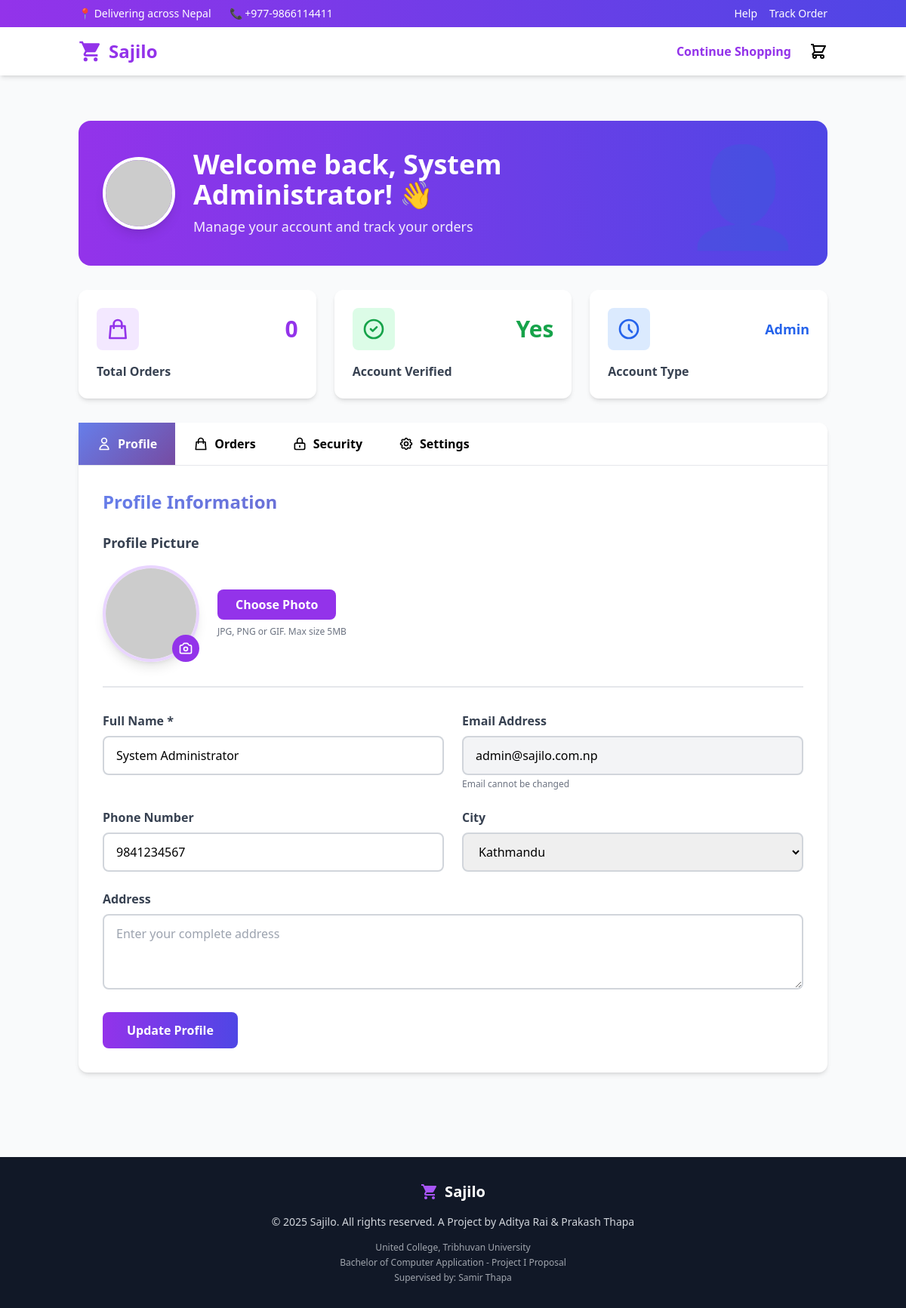
The app's page /account.php (signed in) with its own data.
### tables this page shows
CREATE TABLE `users` (
  `user_id` int(11) NOT NULL,
  `username` varchar(50) NOT NULL,
  `email` varchar(100) NOT NULL,
  `password` varchar(255) NOT NULL,
  `full_name` varchar(100) NOT NULL,
  `phone` varchar(15) DEFAULT NULL,
  `role` enum('buyer','seller','admin') DEFAULT 'buyer',
  `address` text DEFAULT NULL,
  `city` varchar(50) DEFAULT NULL,
  `profile_image` varchar(255) DEFAULT 'default-avatar.png',
  `is_verified` tinyint(1) DEFAULT 0,
  `verification_token` varchar(255) DEFAULT NULL,
  `reset_token` varchar(255) DEFAULT NULL,
  `reset_token_expiry` datetime DEFAULT NULL,
  `created_at` timestamp NOT NULL DEFAULT current_timestamp(),
  `updated_at` timestamp NOT NULL DEFAULT current_timestamp() ON UPDATE current_timestamp()
);

### config/database.php (called while the page is built, shortened)
<?php
$conn = null;
function db_execute($sql, $types = "", $params = []) {
    global $conn;
    $stmt = $conn->prepare($sql);
    if (!empty($types) && !empty($params)) {
        $stmt->bind_param($types, ...$params);
    }
    if (!$stmt->execute()) {
        error_log("Execute failed: " . $stmt->error);
        return false;
    }
    return $stmt;
}
function db_fetch_one($sql, $types = "", $params = []) {
    $stmt = db_execute($sql, $types, $params);
    $result = $stmt->get_result();
    $row = $result->fetch_assoc();
    return $row;
}
function db_fetch_all($sql, $types = "", $params = []) {
    $stmt = db_execute($sql, $types, $params);
    $result = $stmt->get_result();
    $rows = $result->fetch_all(MYSQLI_ASSOC);
    return $rows;
}
?>

### includes/session.php (called while the page is built, shortened)
<?php
function is_logged_in() {
    return isset($_SESSION['user_id']) && !empty($_SESSION['user_id']);
}
function get_user_id() {
    return $_SESSION['user_id'] ?? null;
}
function get_user() {
    $sql = "SELECT * FROM users WHERE user_id = ?";
    return db_fetch_one($sql, "i", [get_user_id()]);
}
?>

### includes/functions.php (called while the page is built, shortened)
<?php
function clean($string) {
    return htmlspecialchars($string, ENT_QUOTES, 'UTF-8');
}
?>

### account.php (the view, shortened to what this page needs)
<?php
$user_id = get_user_id();
$user = get_user();
$sql = "SELECT * FROM orders WHERE buyer_id = ? ORDER BY created_at DESC LIMIT 5";
$recent_orders = db_fetch_all($sql, "i", [$user_id]);
?>
<!DOCTYPE html>
<html lang="en">
<head>
    <script src="https://cdn.tailwindcss.com"></script>
</head>
<body class="bg-gray-50">
    <header class="bg-white shadow-md fixed top-0 left-0 right-0 z-50">
        <div class="bg-gradient-to-r from-purple-600 to-indigo-600 text-white py-2">
            <div class="container mx-auto px-4 flex justify-between items-center text-sm">
                <div class="flex items-center gap-6">
                    <span class="hidden md:inline">📍 Delivering across Nepal</span>
                    <span class="hidden md:inline">📞 +977-9866114411</span>
                </div>
                <div class="flex items-center gap-4">
                    <a href="#" class="hover:underline">Help</a>
                    <a href="#" class="hover:underline">Track Order</a>
                </div>
            </div>
        </div>
        <nav class="container mx-auto px-4 py-4">
            <div class="flex items-center justify-between">
                <a href="project.php" class="flex items-center gap-2 text-2xl font-bold text-purple-600">
                    <span>Sajilo</span>
                </a>
                <div class="flex items-center gap-6">
                    <a href="project.php" class="text-purple-600 hover:underline font-semibold">Continue Shopping</a>
                    <a href="cart.php" class="flex items-center hover:text-purple-600 transition relative">
                        <svg class="w-6 h-6" fill="none" stroke="currentColor" viewBox="0 0 24 24">
                            <path stroke-linecap="round" stroke-linejoin="round" stroke-width="2" d="M3 3h2l.4 2M7 13h10l4-8H5.4M7 13L5.4 5M7 13l-2.293 2.293c-.63.63-.184 1.707.707 1.707H17m0 0a2 2 0 100 4 2 2 0 000-4zm-8 2a2 2 0 11-4 0 2 2 0 014 0z"/>
                        </svg>
                    </a>
                </div>
            </div>
        </nav>
    </header>
    <div class="h-32"></div>
    <div class="container mx-auto px-4 py-8">
        <div class="max-w-6xl mx-auto">
            <div class="account-section bg-gradient-to-r from-purple-600 to-indigo-600 rounded-2xl p-8 mb-8 text-white">
                <div class="flex items-center justify-between">
                    <div class="flex items-center gap-6">
                        <img src="<?= !empty($user['profile_image']) && $user['profile_image'] !== 'default-avatar.png' ? UPLOADS_URL . '/' . $user['profile_image'] : 'https://ui-avatars.com/api/?name=' . urlencode($user['full_name']) . '&size=150&background=ffffff&color=667eea&bold=true' ?>"
                             alt="Profile"
                             class="w-20 h-20 md:w-24 md:h-24 rounded-full border-4 border-white shadow-lg object-cover">
                        <div>
                            <h1 class="text-3xl md:text-4xl font-bold mb-2">Welcome back, <?= clean($user['full_name']) ?>! 👋</h1>
                            <p class="text-lg opacity-90">Manage your account and track your orders</p>
                        </div>
                    </div>
                    <div class="hidden lg:block text-9xl opacity-20">👤</div>
                </div>
            </div>
            <div class="account-section grid grid-cols-1 md:grid-cols-3 gap-6 mb-8">
                <div class="bg-white rounded-xl shadow-md p-6">
                    <div class="flex items-center justify-between mb-4">
                        <div class="bg-purple-100 p-3 rounded-lg">
                            <svg class="w-8 h-8 text-purple-600" fill="none" stroke="currentColor" viewBox="0 0 24 24">
                                <path stroke-linecap="round" stroke-linejoin="round" stroke-width="2" d="M16 11V7a4 4 0 00-8 0v4M5 9h14l1 12H4L5 9z"/>
                            </svg>
                        </div>
                        <span class="text-3xl font-bold text-purple-600"><?= count($recent_orders) ?></span>
                    </div>
                    <h3 class="font-semibold text-gray-700">Total Orders</h3>
                </div>
                <div class="bg-white rounded-xl shadow-md p-6">
                    <div class="flex items-center justify-between mb-4">
                        <div class="bg-green-100 p-3 rounded-lg">
                            <svg class="w-8 h-8 text-green-600" fill="none" stroke="currentColor" viewBox="0 0 24 24">
                                <path stroke-linecap="round" stroke-linejoin="round" stroke-width="2" d="M9 12l2 2 4-4m6 2a9 9 0 11-18 0 9 9 0 0118 0z"/>
                            </svg>
                        </div>
                        <span class="text-3xl font-bold text-green-600"><?= $user['is_verified'] ? 'Yes' : 'No' ?></span>
                    </div>
                    <h3 class="font-semibold text-gray-700">Account Verified</h3>
                </div>
                <div class="bg-white rounded-xl shadow-md p-6">
                    <div class="flex items-center justify-between mb-4">
                        <div class="bg-blue-100 p-3 rounded-lg">
                            <svg class="w-8 h-8 text-blue-600" fill="none" stroke="currentColor" viewBox="0 0 24 24">
                                <path stroke-linecap="round" stroke-linejoin="round" stroke-width="2" d="M12 8v4l3 3m6-3a9 9 0 11-18 0 9 9 0 0118 0z"/>
                            </svg>
                        </div>
                        <span class="text-lg font-bold text-blue-600"><?= ucfirst($user['role']) ?></span>
                    </div>
                    <h3 class="font-semibold text-gray-700">Account Type</h3>
                </div>
            </div>
            <div class="account-section bg-white rounded-xl shadow-md mb-8">
                <div class="flex flex-wrap border-b overflow-x-auto">
                    <button class="tab-btn active px-6 py-4 font-semibold transition" data-tab="profile">
                        <span class="flex items-center gap-2">
                            <svg class="w-5 h-5" fill="none" stroke="currentColor" viewBox="0 0 24 24">
                                <path stroke-linecap="round" stroke-linejoin="round" stroke-width="2" d="M16 7a4 4 0 11-8 0 4 4 0 018 0zM12 14a7 7 0 00-7 7h14a7 7 0 00-7-7z"/>
                            </svg>
                            Profile
                        </span>
                    </button>
                    <button class="tab-btn px-6 py-4 font-semibold transition hover:bg-gray-50" data-tab="orders">
                        <span class="flex items-center gap-2">
                            <svg class="w-5 h-5" fill="none" stroke="currentColor" viewBox="0 0 24 24">
                                <path stroke-linecap="round" stroke-linejoin="round" stroke-width="2" d="M16 11V7a4 4 0 00-8 0v4M5 9h14l1 12H4L5 9z"/>
                            </svg>
                            Orders
                        </span>
                    </button>
                    <button class="tab-btn px-6 py-4 font-semibold transition hover:bg-gray-50" data-tab="security">
                        <span class="flex items-center gap-2">
                            <svg class="w-5 h-5" fill="none" stroke="currentColor" viewBox="0 0 24 24">
                                <path stroke-linecap="round" stroke-linejoin="round" stroke-width="2" d="M12 15v2m-6 4h12a2 2 0 002-2v-6a2 2 0 00-2-2H6a2 2 0 00-2 2v6a2 2 0 002 2zm10-10V7a4 4 0 00-8 0v4h8z"/>
                            </svg>
                            Security
                        </span>
                    </button>
                    <button class="tab-btn px-6 py-4 font-semibold transition hover:bg-gray-50" data-tab="settings">
                        <span class="flex items-center gap-2">
                            Settings
                        </span>
                    </button>
                </div>
                <div id="profile-tab" class="tab-content active p-8">
                    <h2 class="text-2xl font-bold gradient-text mb-6">Profile Information</h2>
                    <div class="mb-8 pb-8 border-b-2 border-gray-200">
                        <h3 class="text-lg font-bold text-gray-700 mb-4">Profile Picture</h3>
                        <div class="flex flex-col md:flex-row items-center gap-6">
                            <div class="relative">
                                <img id="profilePreview"
                                     src="<?= !empty($user['profile_image']) && $user['profile_image'] !== 'default-avatar.png' ? UPLOADS_URL . '/' . $user['profile_image'] : 'https://ui-avatars.com/api/?name=' . urlencode($user['full_name']) . '&size=200&background=667eea&color=fff&bold=true' ?>"
                                     alt="Profile Picture"
                                     class="w-32 h-32 rounded-full object-cover border-4 border-purple-200 shadow-lg">
                                <div class="absolute bottom-0 right-0 bg-purple-600 rounded-full p-2 cursor-pointer hover:bg-purple-700 transition" onclick="document.getElementById('profileImageInput').click()">
                                </div>
                            </div>
                            <div class="flex-1">
                                <form method="POST" action="" enctype="multipart/form-data" id="profileImageForm">
                                    <div class="space-y-2">
                                        <button type="button" onclick="document.getElementById('profileImageInput').click()"
                                                class="bg-purple-600 text-white px-6 py-2 rounded-lg font-semibold hover:bg-purple-700 transition">
                                            Choose Photo
                                        </button>
                                    </div>
                                    <p class="text-xs text-gray-500 mt-2">JPG, PNG or GIF. Max size 5MB</p>
                                </form>
                            </div>
                        </div>
                    </div>
                    <form method="POST" action="" class="space-y-6">
                        <div class="grid md:grid-cols-2 gap-6">
                            <div>
                                <label class="block text-gray-700 font-semibold mb-2">Full Name *</label>
                                <input type="text" name="full_name" value="<?= clean($user['full_name']) ?>" required
                                    class="w-full px-4 py-3 border-2 border-gray-300 rounded-lg focus:outline-none focus:border-purple-500 transition">
                            </div>
                            <div>
                                <label class="block text-gray-700 font-semibold mb-2">Email Address</label>
                                <input type="email" value="<?= clean($user['email']) ?>" disabled
                                    class="w-full px-4 py-3 border-2 border-gray-300 rounded-lg bg-gray-100 cursor-not-allowed">
                                <p class="text-xs text-gray-500 mt-1">Email cannot be changed</p>
                            </div>
                        </div>
                        <div class="grid md:grid-cols-2 gap-6">
                            <div>
                                <label class="block text-gray-700 font-semibold mb-2">Phone Number</label>
                                <input type="tel" name="phone" value="<?= clean($user['phone'] ?? '') ?>"
                                    class="w-full px-4 py-3 border-2 border-gray-300 rounded-lg focus:outline-none focus:border-purple-500 transition"
                                    placeholder="98XXXXXXXX">
                            </div>
                            <div>
                                <label class="block text-gray-700 font-semibold mb-2">City</label>
                                <select name="city" class="w-full px-4 py-3 border-2 border-gray-300 rounded-lg focus:outline-none focus:border-purple-500 transition">
                                    <option value="Kathmandu" <?= $user['city'] === 'Kathmandu' ? 'selected' : '' ?>>Kathmandu</option>
                                </select>
                            </div>
                        </div>
                        <div>
                            <label class="block text-gray-700 font-semibold mb-2">Address</label>
                            <textarea name="address" rows="3"
                                class="w-full px-4 py-3 border-2 border-gray-300 rounded-lg focus:outline-none focus:border-purple-500 transition"
                                placeholder="Enter your complete address"><?= clean($user['address'] ?? '') ?></textarea>
                        </div>
                        <button type="submit"
                            class="bg-gradient-to-r from-purple-600 to-indigo-600 text-white px-8 py-3 rounded-lg font-bold hover:from-purple-700 hover:to-indigo-700 transition">
                            Update Profile
                        </button>
                    </form>
                </div>
            </div>
        </div>
    </div>
    <footer class="bg-gray-900 text-gray-300 py-8 mt-12">
        <div class="container mx-auto px-4 text-center">
            <div class="flex items-center justify-center gap-2 text-xl font-bold text-white mb-4">
                <span><?= SITE_NAME ?></span>
            </div>
            <p class="text-sm mb-4">&copy; <?= PROJECT_YEAR ?> <?= SITE_NAME ?>. All rights reserved. A Project by <?= PROJECT_AUTHORS ?></p>
            <div class="text-xs opacity-75">
                <p><?= PROJECT_INSTITUTION ?></p>
                <p class="mt-1">Bachelor of Computer Application - Project I Proposal</p>
                <p class="mt-1">Supervised by: <?= PROJECT_SUPERVISOR ?></p>
            </div>
        </div>
    </footer>
</body>
</html>

### account.php (style rules this page uses)
.account-section { animation: fadeInUp 0.6s ease-out; }
.gradient-text { background: linear-gradient(135deg, #667eea 0%, #764ba2 100%); -webkit-background-clip: text; -webkit-text-fill-color: transparent; background-clip: text; }
.tab-btn.active { background: linear-gradient(135deg, #667eea 0%, #764ba2 100%); color: white; }
.tab-content { display: none; }
.tab-content.active { display: block; animation: fadeInUp 0.4s ease-out; }

### records on screen
users: full_name "System Administrator", role "Admin", email "admin@sajilo.com.np", phone "9841234567", city "Kathmandu"

### other values on screen
count($recent_orders) "0"
SITE_NAME "Sajilo"
PROJECT_YEAR "2025"
PROJECT_AUTHORS "Aditya Rai & Prakash Thapa"
PROJECT_INSTITUTION "United College, Tribhuvan University"
PROJECT_SUPERVISOR "Samir Thapa"
